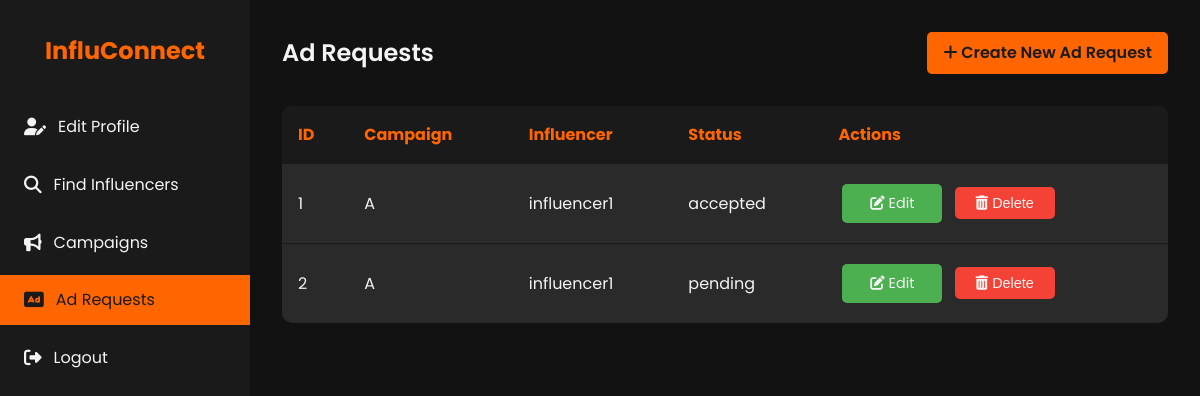
The app's page /ad_requests (signed in) with its own data.
### models.py (models this page shows, shortened)
class AdRequest(db.Model):
    id = db.Column(db.Integer, primary_key=True)
    campaign_id = db.Column(db.Integer, db.ForeignKey('campaign.id', ondelete='CASCADE'), nullable=False)
    influencer_id = db.Column(db.Integer, db.ForeignKey('influencer.id', ondelete='CASCADE'), nullable=False)
    status = db.Column(db.String(50), nullable=False)  # pending, accepted, rejected, negotiated
    details = db.Column(db.Text)
    negotiation_terms = db.Column(db.Text)
    communication_log = db.Column(db.Text)
    created_at = db.Column(db.DateTime, default=datetime.utcnow)
    updated_at = db.Column(db.DateTime, default=datetime.utcnow, onupdate=datetime.utcnow)
    campaign = db.relationship('Campaign', backref=db.backref('ad_requests', lazy=True, cascade='all, delete-orphan'))
    influencer = db.relationship('Influencer', backref=db.backref('ad_requests', lazy=True, cascade='all, delete-orphan'))

class Campaign(db.Model):
    id = db.Column(db.Integer, primary_key=True)
    sponsor_id = db.Column(db.Integer, db.ForeignKey('sponsor.id', ondelete='SET NULL'), nullable=True)
    title = db.Column(db.String(120), nullable=False)
    description = db.Column(db.Text)
    budget = db.Column(db.Float)
    category = db.Column(db.String(120))
    status = db.Column(db.String(50), nullable=False)  # active, completed, flagged
    start_date = db.Column(db.DateTime)
    end_date = db.Column(db.DateTime)
    is_public = db.Column(db.Boolean, default=True)
    sponsor = db.relationship('Sponsor', backref=db.backref('campaigns', lazy=True, cascade='all, delete-orphan'))

class User(db.Model, UserMixin):
    id = db.Column(db.Integer, primary_key=True)
    username = db.Column(db.String(80), unique=True, nullable=False)
    password = db.Column(db.String(200), nullable=False)
    email = db.Column(db.String(120), unique=True, nullable=False)
    role = db.Column(db.String(50), nullable=False)  # admin, sponsor, influencer
    is_active = db.Column(db.Boolean, default=True)
    sponsor = db.relationship('Sponsor', back_populates='user', uselist=False)
    influencer = db.relationship('Influencer', back_populates='user', uselist=False)

### app.py (the view)
    @app.route('/ad_requests', methods=['GET'])
    def list_ad_requests():
        ad_requests = AdRequest.query.filter(AdRequest.campaign.has(sponsor_id=current_user.id)).all()
        return render_template('ad_requests_list.html', ad_requests=ad_requests)

### templates/ad_requests_list.html (shortened to what this page needs)
<!DOCTYPE html>
<html lang="en">
<head>
    <link rel="stylesheet" href="https://cdnjs.cloudflare.com/ajax/libs/font-awesome/6.1.1/css/all.min.css">
</head>
<body>
    <div class="dashboard">
        <aside class="sidebar">
            <div class="logo">
                <h1>InfluConnect</h1>
            </div>
            <nav>
                <ul class="nav-menu">
                    <li class="nav-item">
                        <a href="{{ url_for('sponsor_profile') }}" class="nav-link">
                            <i class="fas fa-user-edit"></i> Edit Profile
                        </a>
                    </li>
                    <li class="nav-item">
                        <a href="{{ url_for('search_influencers') }}" class="nav-link">
                            <i class="fas fa-search"></i> Find Influencers
                        </a>
                    </li>
                    <li class="nav-item">
                        <a href="{{ url_for('campaigns_list') }}" class="nav-link">
                            <i class="fas fa-bullhorn"></i> Campaigns
                        </a>
                    </li>
                    <li class="nav-item">
                        <a href="{{ url_for('list_ad_requests') }}" class="nav-link active">
                            <i class="fas fa-ad"></i> Ad Requests
                        </a>
                    </li>
                    <li class="nav-item">
                        <a href="{{ url_for('logout') }}" class="nav-link">
                            <i class="fas fa-sign-out-alt"></i> Logout
                        </a>
                    </li>
                </ul>
            </nav>
        </aside>
        <main class="main-content">
            <header class="header">
                <h1 class="welcome-text">Ad Requests</h1>
                <a href="{{ url_for('create_ad_request') }}" class="btn">
                    <i class="fas fa-plus"></i> Create New Ad Request
                </a>
            </header>
            <section>
                <table class="ad-requests-table">
                    <thead>
                        <tr>
                            <th>ID</th>
                            <th>Campaign</th>
                            <th>Influencer</th>
                            <th>Status</th>
                            <th>Actions</th>
                        </tr>
                    </thead>
                    <tbody>
                        {% for ad_request in ad_requests %}
                        <tr>
                            <td>{{ ad_request.id }}</td>
                            <td>{{ ad_request.campaign.title }}</td>
                            <td>{{ ad_request.influencer.user.username }}</td>
                            <td>{{ ad_request.status }}</td>
                            <td>
                                <a href="{{ url_for('edit_ad_request', id=ad_request.id) }}" class="action-btn edit-btn">
                                    <i class="fas fa-edit"></i> Edit
                                </a>
                                <form action="{{ url_for('delete_ad_request', id=ad_request.id) }}" method="POST" style="display: inline;">
                                    <button type="submit" class="action-btn delete-btn" onclick="return confirm('Are you sure you want to delete this ad request?');">
                                        <i class="fas fa-trash-alt"></i> Delete
                                    </button>
                                </form>
                            </td>
                        </tr>
                        {% endfor %}
                    </tbody>
                </table>
            </section>
        </main>
    </div>
</body>
</html>

### templates/ad_requests_list.html (style rules this page uses)
:root { --primary-color: #1a1a1a; --secondary-color: #ff6600; --text-color: #f4f4f4; --bg-color: #121212; --card-bg-color: #2a2a2a; --hover-color: #ff8533; }
* { margin: 0; padding: 0; box-sizing: border-box; }
body { font-family: 'Poppins', sans-serif; line-height: 1.6; color: var(--text-color); background-color: var(--bg-color); }
.dashboard { display: flex; min-height: 100vh; }
.sidebar { width: 250px; background-color: var(--primary-color); padding: 2rem 0; position: fixed; height: 100vh; overflow-y: auto; }
.logo { text-align: center; margin-bottom: 2rem; }
.logo h1 { color: var(--secondary-color); font-size: 1.5rem; }
.nav-menu { list-style-type: none; }
.nav-item { margin-bottom: 0.5rem; }
.nav-link { display: flex; align-items: center; padding: 0.75rem 1.5rem; color: var(--text-color); text-decoration: none; transition: all 0.3s ease; }
.nav-link:hover, .nav-link.active { background-color: var(--secondary-color); color: var(--primary-color); }
.nav-link i { margin-right: 0.75rem; font-size: 1.1rem; }
.main-content { flex-grow: 1; margin-left: 250px; padding: 2rem; }
.header { display: flex; justify-content: space-between; align-items: center; margin-bottom: 2rem; }
.welcome-text { font-size: 1.5rem; font-weight: 600; }
.btn { background-color: var(--secondary-color); color: var(--primary-color); padding: 0.5rem 1rem; border: none; border-radius: 5px; cursor: pointer; font-weight: 600; transition: all 0.3s ease; text-decoration: none; display: inline-block; }
.ad-requests-table { width: 100%; border-collapse: collapse; margin-top: 1rem; background-color: var(--card-bg-color); border-radius: 10px; overflow: hidden; }
.ad-requests-table th, .ad-requests-table td { padding: 1rem; text-align: left; border-bottom: 1px solid var(--primary-color); }
.ad-requests-table th { background-color: var(--primary-color); color: var(--secondary-color); }
.ad-requests-table tr:last-child td { border-bottom: none; }
.action-btn { padding: 0.5rem 1rem; border-radius: 5px; text-decoration: none; color: var(--text-color); transition: all 0.3s ease; display: inline-block; width: 100px; text-align: center; margin: 0.25rem; border: none; cursor: pointer; font-size: 0.9rem; }
.edit-btn { background-color: #4CAF50; }
.delete-btn { background-color: #f44336; }

### records on screen
AdRequest: id "1", campaign "A", influencer.user.username "influencer1", status "accepted"
AdRequest: id "2", campaign "A", influencer.user.username "influencer1", status "pending"
